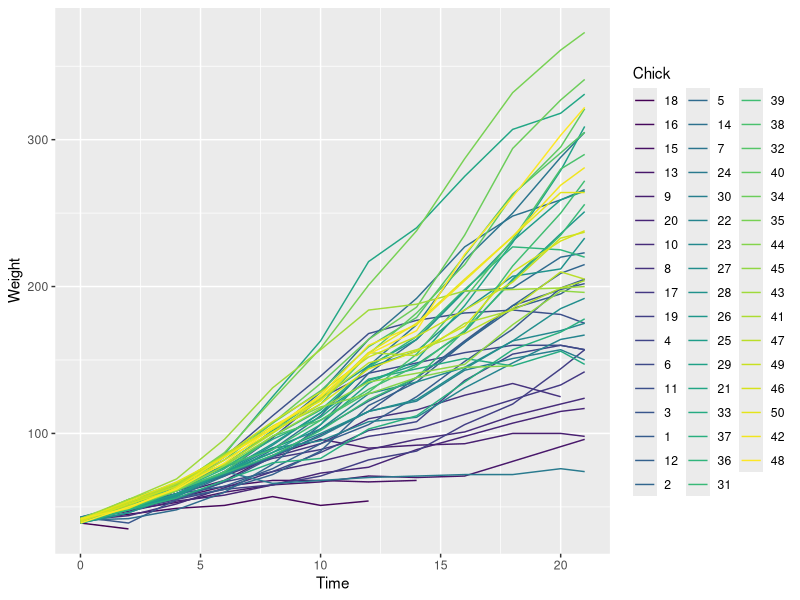
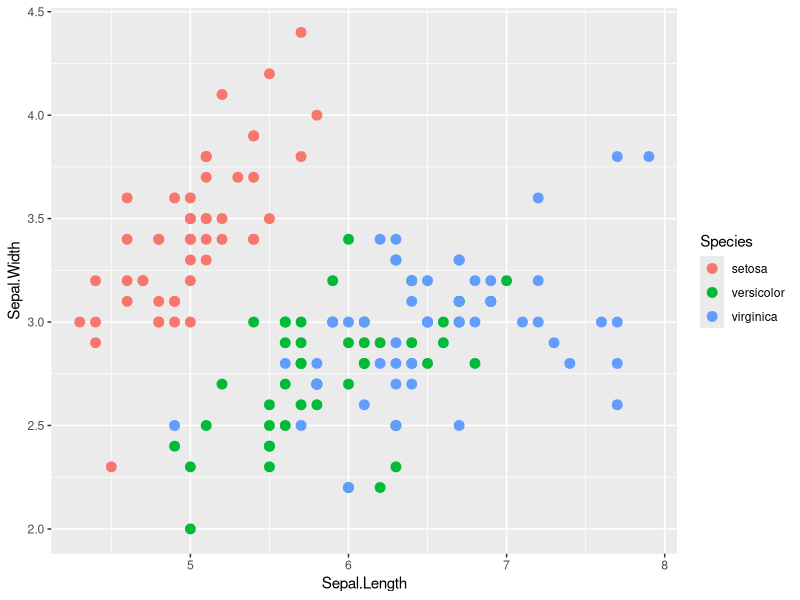
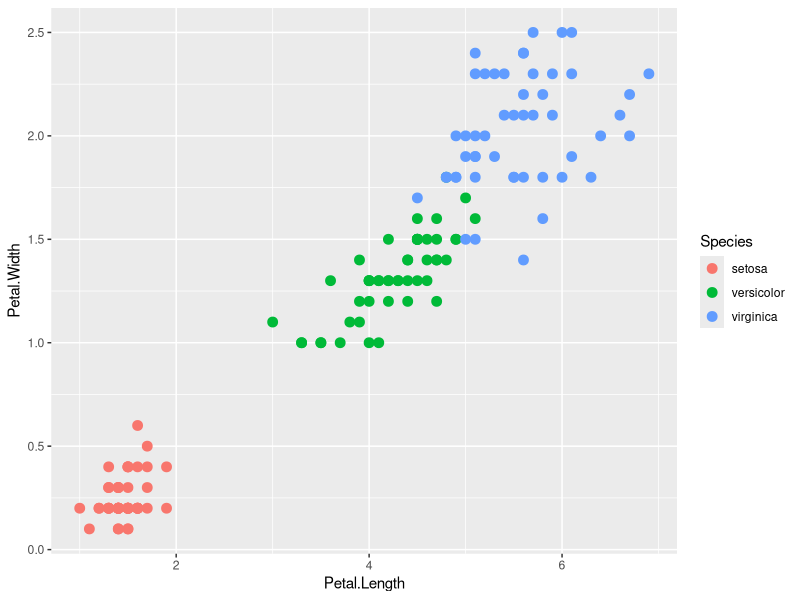
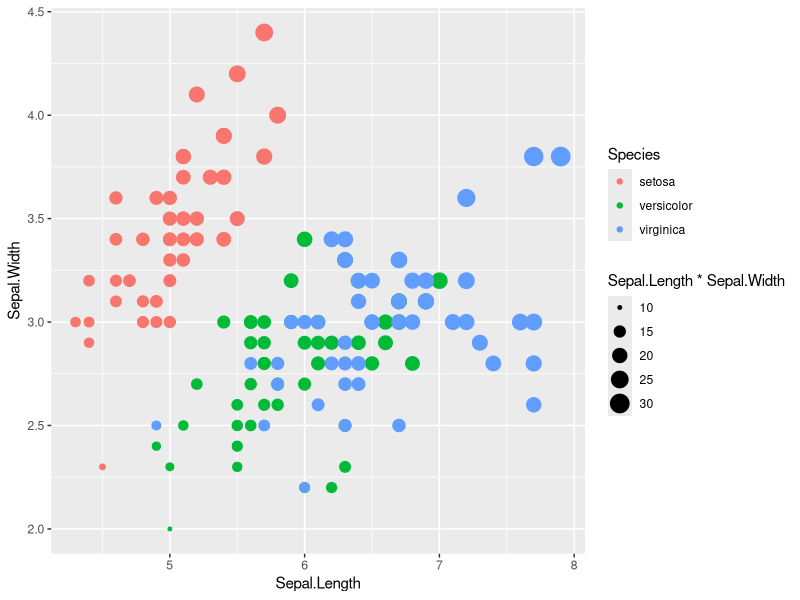
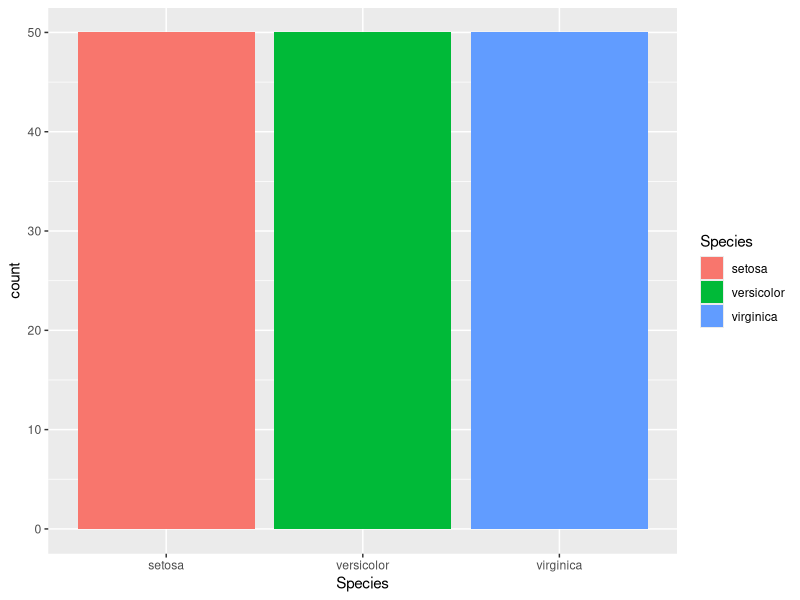
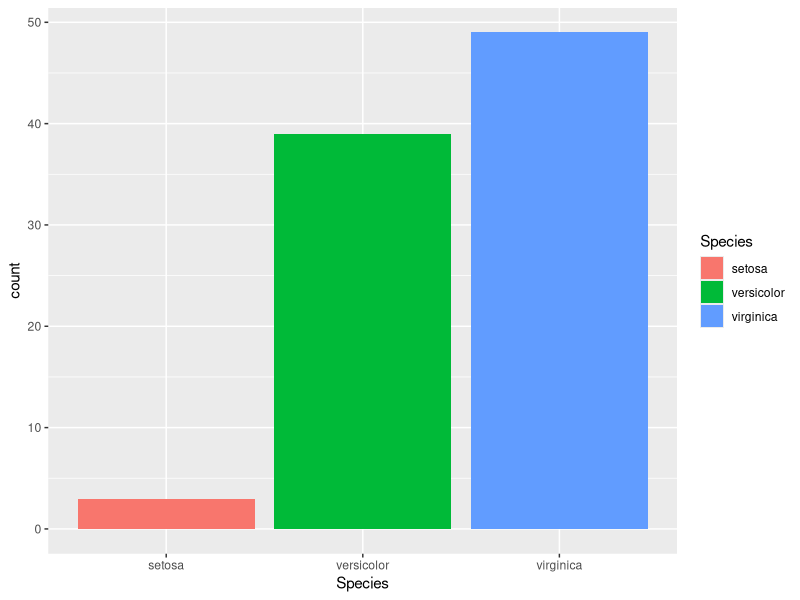
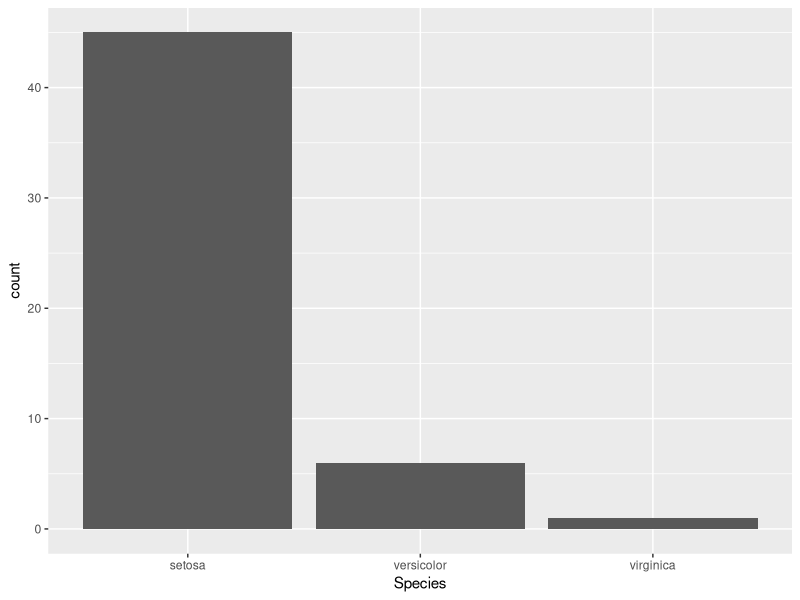
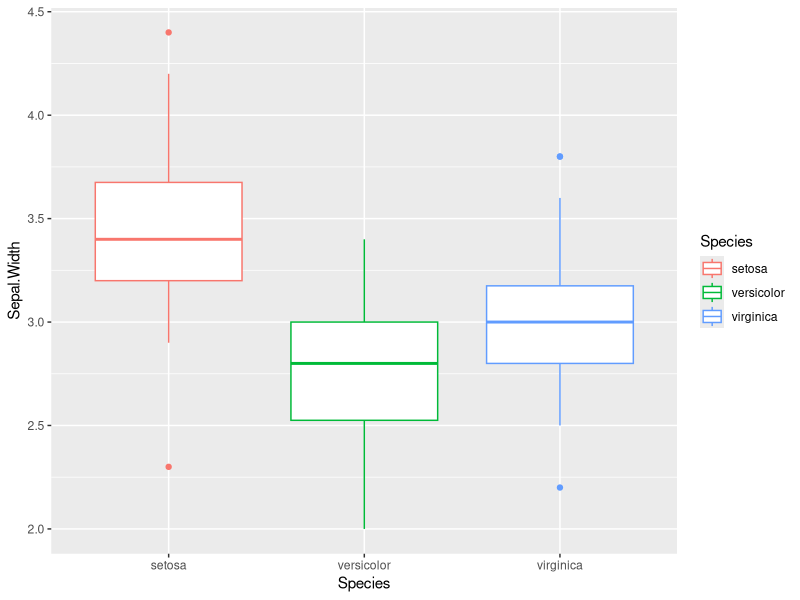

Source code (R) for these figures, in order:
# before running this script for the first time, you should install this package:
# install.packages("datasets")

# load the packages for this chapter
library("tidyverse")    # the core tidyverse packages (tibble, ggplot2, etc.)
library("datasets")     # the sample datasets (iris, ChickWeight, etc.)

# get irises data and format it as a tibble
irises <- as_tibble(iris)
irises

# get chicks data and format it as a tibble
chicks <- as_tibble(ChickWeight)
chicks

# fix capitalization of first column
chicks <- rename(chicks, Weight = weight)

# display a line plot for all chicks
ggplot(chicks, aes(x = Time, y = Weight, color = Chick)) +
  geom_line()

# display a scatter plot of iris sepal length to width and set the size of the points to 3
ggplot(irises, aes(x = Sepal.Length, y = Sepal.Width, color = Species)) +
  geom_point(size = 3)

ggplot(irises, aes(x = Petal.Length, y = Petal.Width, color = Species)) +
  geom_point(size = 3)

# display a scatter plot and set the size of the points to a calculation
ggplot(irises, aes(x = Sepal.Length, y = Sepal.Width,
                   color = Species, size = Sepal.Length * Sepal.Width)) +
  geom_point()

# display a bar plot
ggplot(irises, aes(x = Species, fill = Species)) +
  geom_bar()

# display a bar plot for only irises with sepal lengths greater than 5.5
ggplot(filter(irises, Sepal.Length > 5.5), 
       aes(x = Species, fill = Species)) +
  geom_bar()

ggplot(filter(irises, Sepal.Length < 5.5), 
       aes(x = Species)) +
  geom_bar()

# display a box plot for iris sepal width
ggplot(irises, aes(x = Species, y = Sepal.Width, color = Species)) +
  geom_boxplot()

# display a histogram
ggplot(irises, aes(x = Sepal.Length, fill = Species)) +
  geom_histogram()

# display a histogram with 20 bins
ggplot(irises, aes(x = Sepal.Length, fill = Species)) +
  geom_histogram(bins = 20)

ggplot(irises, aes(x = Sepal.Length, fill = Species)) +
  geom_histogram(bins = 5)

# display a KDE plot
ggplot(irises, aes(x = Sepal.Length, color = Species)) +
  geom_density(size = 1)

# display a stacked KDE plot
ggplot(irises, aes(x = Sepal.Length, color = Species, fill = Species)) +
  geom_density (position = "stack")

# display an ECDF plot
ggplot(irises, aes(x = Sepal.Length, color = Species)) +
  stat_ecdf(size = 1)

# display an ECDF plot with all the values combined into one line
ggplot(irises, aes(x = Sepal.Length)) +
  stat_ecdf(size = 1)

# display a 2D density plot
ggplot(irises, aes(x = Sepal.Length, y = Sepal.Width, color = Species)) +
  geom_density_2d(size = 1)

# display a 2D density plot and set the bins parameter
ggplot(irises, aes(x = Sepal.Length, y = Sepal.Width, color = Species)) +
  geom_density_2d(size = 1, bins = 15)

# combine two plots
ggplot(irises, aes(x = Sepal.Length, y = Sepal.Width, color = Species)) +
  geom_density_2d(bins = 15, size = 1) + 
  geom_point(size = 3)

ggplot(filter(irises, Species == 'versicolor'), aes(x = Sepal.Length, y = Sepal.Width, color = Species)) +
  geom_density_2d(bins = 15, size = 1) + 
  geom_point(size = 3)

# combine a line plot with a scatter plot
ggplot(data = chicks, aes(x = Time, y = Weight, color = Chick)) +
  geom_line() +
  geom_point()

# create a grid based on a categorical column
ggplot(chicks, 
       aes(x = Time, y = Weight, color = Chick)) +
  geom_line() +
  facet_wrap(facets = vars(Diet), nrow = 2, ncol = 2)

ggplot(chicks, 
       aes(x = Time, y = Weight, color = Chick)) +
  geom_line() +
  facet_wrap(facets = vars(Diet), nrow = 4, ncol = 1)

#Question 8
ggplot(data = filter(chicks, Diet == 1), aes(x = Time, y = Weight, color = Chick)) +
  geom_line() +
  geom_point()

ggplot(data = filter(chicks, Diet == 2), aes(x = Time, y = Weight, color = Chick)) +
  geom_line() +
  geom_point()

ggplot(data = filter(chicks, Diet == 3), aes(x = Time, y = Weight, color = Chick)) +
  geom_line() +
  geom_point()

ggplot(data = filter(chicks, Diet == 4), aes(x = Time, y = Weight, color = Chick)) +
  geom_line() +
  geom_point()
